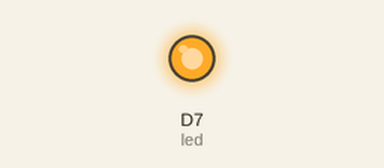
This program was run on a simulated CircuitPython board. On the bench: output pins drawn as LEDs (lit = HIGH).

Above: at 0.1 s.
Timing chart, 0 to 1.6 s (numbered marks = the images above):
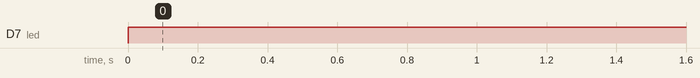

The program:

blink.py
```python
import board
import busio
import digitalio
import time
import adafruit_rfm9x

led = digitalio.DigitalInOut(board.D7)
#led = digitalio.DigitalInOut(board.D9)
#led = digitalio.DigitalInOut(board.SCK)
#led = digitalio.DigitalInOut(board.MOSI)
#led = digitalio.DigitalInOut(board.MISO)

led.direction = digitalio.Direction.OUTPUT

while True:
    led.value = True
    time.sleep(.5)
    led.value = False
```

Measured:
- by itself, D7 (led): LOW → HIGH at 0.00 s
